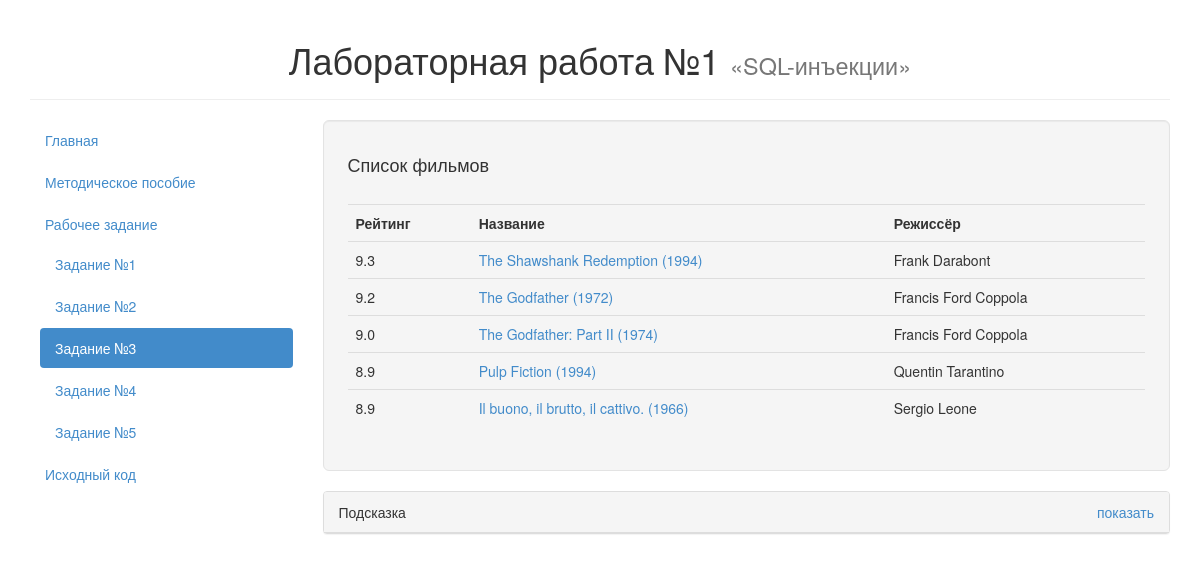
The app's page /cases/3/index.php with its own data.
### tables this page shows
CREATE TABLE `reviews` (
    `id` INTEGER PRIMARY KEY,
    `rating` REAL,
    `title` VARCHAR(255),
    `year` INTEGER,
    `director` VARCHAR(255),
    `review` TEXT,
    `votes` INTEGER
);

### cases/3/index.php (the view, shortened to what this page needs)
<!DOCTYPE html>
<html lang="ru">
	<head>
		<link href="../../css/bootstrap.min.css" rel="stylesheet">
	</head>
	<body>
		<div class="container">
			<div class="page-header">
				<h1 class="text-center">Лабораторная работа №1 <small>&laquo;SQL-инъекции&raquo;</small></h1>
			</div>
			<div class="row">
				<div class="col-md-3">
					<ul class="nav nav-pills nav-stacked">
						<li><a href="../../">Главная</a></li>
						<li><a href="../../documentation.html">Методическое пособие</a></li>
						<li>
							<a href="#">Рабочее задание</a>
							<ul class="nav nav-pills nav-stacked nav-inner">
								<li><a href="../1/">Задание №1</a></li>
								<li><a href="../2/">Задание №2</a></li>
								<li class="active"><a href=".">Задание №3</a></li>
								<li><a href="../4/">Задание №4</a></li>
								<li><a href="../5/">Задание №5</a></li>
							</ul>
						</li>
						<li><a href="https://github.com/toogle/sql-lab" target="_blank">Исходный код</a></li>
					</ul>
				</div>
				<div class="col-md-9">
					<div class="well well-lg">
						<?php
						$conn = @mysqli_connect('localhost', 'sql-lab', 'sql-lab', 'sql-lab');
						mysqli_query($conn, "SET NAMES utf8");
						mysqli_query($conn, "SET CHARACTER SET utf8");
						mysqli_set_charset($conn, 'utf8');
						if (isset($_GET['id'])) {
							$sql  = "SELECT rating, title, year, director, review, votes";
							$sql .= "  FROM reviews";
							$sql .= "  WHERE id = ${_GET['id']}";
							if (preg_match('/INSERT|UPDATE|DELETE|CREATE|ALTER|DROP/i', $sql)) {
								die('Запрос не может быть выполнен: обнаружен недопустимый оператор!');
							}
							$res = mysqli_query($conn, $sql);
							if ($res) {
								$row = mysqli_fetch_assoc($res);
								$html  = "<h4>${row['title']} <small>(${row['year']})</small></h4>";
								$html .= "<p>${row['review']}</p>";
								$html .= "<p><b>Режиссёр:</b> ${row['director']}</p>";
								$html .= "<p><b>Рейтинг:</b> " . number_format($row['rating'], 1) . " (${row['votes']} голосов)</p>";
								$html .= "<a href=\".\" class=\"btn btn-default\">Вернуться к списку</a>";
								echo $html;
								mysqli_free_result($res);
							}
						} else {
							echo "<h4>Список фильмов</h4>";
							$sql  = "SELECT id, rating, title, year, director";
							$sql .= "  FROM reviews";
							$sql .= "  ORDER BY rating DESC";
							$res = mysqli_query($conn, $sql);
							if ($res) {
								$html  = "<table class=\"table\">";
								$html .= "  <tr>";
								$html .= "    <th>Рейтинг</th>";
								$html .= "    <th>Название</th>";
								$html .= "    <th>Режиссёр</th>";
								$html .= "  </tr>";
								while ($row = mysqli_fetch_assoc($res)) {
									$html .= "  <tr>";
									$html .= "    <td>" . number_format($row['rating'], 1) . "</td>";
									$html .= "    <td><a href=\"?id=${row['id']}\">${row['title']} (${row['year']})</a></td>";
									$html .= "    <td>${row['director']}</td>";
									$html .= "  </tr>";
								}
								$html .= "</table>";
								echo $html;
							}
						}
						?>
					</div>
					<div class="panel panel-default">
						<div class="panel-heading">
							Подсказка
							<a href="#" class="pull-right" data-toggle="collapse" data-target="#hint">показать</a>
						</div>
					</div>
				</div>
			</div>
		</div>
	</body>
</html>

### cases/3/index.php (style rules this page uses)
h4 { margin-bottom: 30px; }
.nav-inner { margin-left: 10px; }

### records on screen
reviews: rating "9.3", title "The Shawshank Redemption", year "1994", director "Frank Darabont"
reviews: rating "9.2", title "The Godfather", year "1972", director "Francis Ford Coppola"
reviews: rating "9.0", title "The Godfather: Part II", year "1974", director "Francis Ford Coppola"
reviews: rating "8.9", title "Pulp Fiction", year "1994", director "Quentin Tarantino"
reviews: rating "8.9", title "Il buono, il brutto, il cattivo.", year "1966", director "Sergio Leone"
